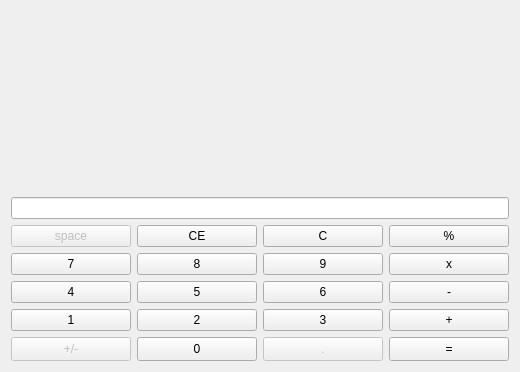
<?xml version="1.0" encoding="UTF-8"?>
<ui version="4.0">
 <class>Calculate</class>
 <widget class="QWidget" name="Calculate">
  <property name="geometry">
   <rect>
    <x>0</x>
    <y>0</y>
    <width>520</width>
    <height>372</height>
   </rect>
  </property>
  <property name="sizePolicy">
   <sizepolicy hsizetype="Fixed" vsizetype="Preferred">
    <horstretch>0</horstretch>
    <verstretch>0</verstretch>
   </sizepolicy>
  </property>
  <property name="minimumSize">
   <size>
    <width>520</width>
    <height>0</height>
   </size>
  </property>
  <property name="windowTitle">
   <string>Calculate</string>
  </property>
  <property name="windowIcon">
   <iconset resource="apprcc.qrc">
    <normaloff>:/pic/cal.png</normaloff>:/pic/cal.png</iconset>
  </property>
  <layout class="QVBoxLayout" name="verticalLayout">
   <item>
    <layout class="QGridLayout" name="gridLayout">
     <property name="sizeConstraint">
      <enum>QLayout::SetNoConstraint</enum>
     </property>
     <item row="5" column="1">
      <widget class="QPushButton" name="pushButton_2">
       <property name="text">
        <string>2</string>
       </property>
      </widget>
     </item>
     <item row="3" column="0">
      <widget class="QPushButton" name="pushButton_7">
       <property name="text">
        <string>7</string>
       </property>
      </widget>
     </item>
     <item row="5" column="3">
      <widget class="QPushButton" name="pushButton_pl">
       <property name="text">
        <string>+</string>
       </property>
      </widget>
     </item>
     <item row="0" column="0" colspan="4" alignment="Qt::AlignRight">
      <widget class="QLabel" name="label_show">
       <property name="sizePolicy">
        <sizepolicy hsizetype="Preferred" vsizetype="Preferred">
         <horstretch>0</horstretch>
         <verstretch>0</verstretch>
        </sizepolicy>
       </property>
       <property name="minimumSize">
        <size>
         <width>0</width>
         <height>0</height>
        </size>
       </property>
       <property name="layoutDirection">
        <enum>Qt::LeftToRight</enum>
       </property>
       <property name="styleSheet">
        <string notr="true">text-align:center</string>
       </property>
       <property name="text">
        <string/>
       </property>
      </widget>
     </item>
     <item row="1" column="0" colspan="4">
      <widget class="QLineEdit" name="lineEdit_op"/>
     </item>
     <item row="3" column="2">
      <widget class="QPushButton" name="pushButton_9">
       <property name="text">
        <string>9</string>
       </property>
      </widget>
     </item>
     <item row="4" column="0">
      <widget class="QPushButton" name="pushButton_4">
       <property name="text">
        <string>4</string>
       </property>
      </widget>
     </item>
     <item row="6" column="3">
      <widget class="QPushButton" name="pushButton_eq">
       <property name="maximumSize">
        <size>
         <width>16777215</width>
         <height>24</height>
        </size>
       </property>
       <property name="text">
        <string>=</string>
       </property>
      </widget>
     </item>
     <item row="2" column="3">
      <widget class="QPushButton" name="pushButton_md_2">
       <property name="text">
        <string>%</string>
       </property>
      </widget>
     </item>
     <item row="4" column="3">
      <widget class="QPushButton" name="pushButton_mn">
       <property name="text">
        <string>-</string>
       </property>
      </widget>
     </item>
     <item row="4" column="2">
      <widget class="QPushButton" name="pushButton_6">
       <property name="text">
        <string>6</string>
       </property>
      </widget>
     </item>
     <item row="4" column="1">
      <widget class="QPushButton" name="pushButton_5">
       <property name="text">
        <string>5</string>
       </property>
      </widget>
     </item>
     <item row="5" column="2">
      <widget class="QPushButton" name="pushButton_3">
       <property name="text">
        <string>3</string>
       </property>
      </widget>
     </item>
     <item row="2" column="1">
      <widget class="QPushButton" name="pushButton_ce">
       <property name="text">
        <string>CE</string>
       </property>
      </widget>
     </item>
     <item row="3" column="3">
      <widget class="QPushButton" name="pushButton_ml">
       <property name="text">
        <string>x</string>
       </property>
      </widget>
     </item>
     <item row="5" column="0">
      <widget class="QPushButton" name="pushButton_1">
       <property name="text">
        <string>1</string>
       </property>
      </widget>
     </item>
     <item row="3" column="1">
      <widget class="QPushButton" name="pushButton_8">
       <property name="text">
        <string>8</string>
       </property>
      </widget>
     </item>
     <item row="2" column="2">
      <widget class="QPushButton" name="pushButton_c">
       <property name="text">
        <string>C</string>
       </property>
      </widget>
     </item>
     <item row="6" column="1">
      <widget class="QPushButton" name="pushButton_0">
       <property name="maximumSize">
        <size>
         <width>16777215</width>
         <height>24</height>
        </size>
       </property>
       <property name="text">
        <string>0</string>
       </property>
      </widget>
     </item>
     <item row="6" column="2">
      <widget class="QPushButton" name="pushButton_dot">
       <property name="enabled">
        <bool>false</bool>
       </property>
       <property name="maximumSize">
        <size>
         <width>16777215</width>
         <height>24</height>
        </size>
       </property>
       <property name="text">
        <string>.</string>
       </property>
      </widget>
     </item>
     <item row="6" column="0">
      <widget class="QPushButton" name="pushButton_na">
       <property name="enabled">
        <bool>false</bool>
       </property>
       <property name="maximumSize">
        <size>
         <width>16777215</width>
         <height>24</height>
        </size>
       </property>
       <property name="text">
        <string>+/-</string>
       </property>
      </widget>
     </item>
     <item row="2" column="0">
      <widget class="QPushButton" name="pushButton_space">
       <property name="enabled">
        <bool>false</bool>
       </property>
       <property name="text">
        <string>space</string>
       </property>
      </widget>
     </item>
    </layout>
   </item>
  </layout>
 </widget>
 <resources>
  <include location="apprcc.qrc"/>
 </resources>
 <connections/>
</ui>
